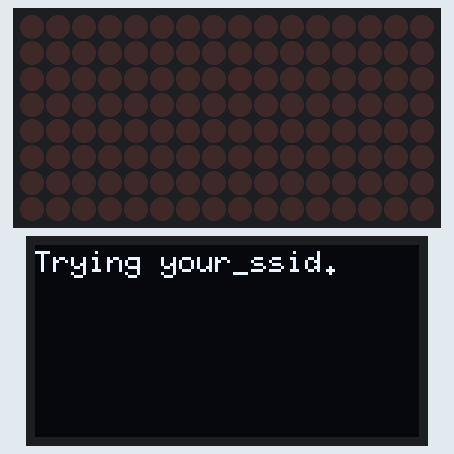
Bench run of a program on a simulated ESP8266 (NodeMCU). Shown: 16×8 LED matrix, 128×64 one-colour display. WiFi joins after 1.5 s; servers stay silent unless stated; what the program prints to the serial monitor is not drawn.

Above: at 0.1 s.
At 2.2 s:
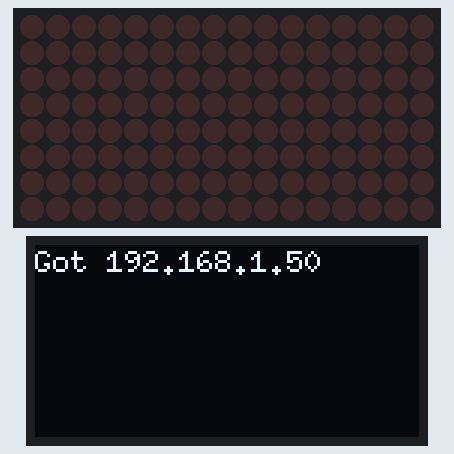

Measured:
- what the display in image 1 shows lasts 1.7 s, from 2.1 s to 3.8 s

The program:

main.cpp
```cpp
#include <Wire.h>
#include <SPI.h>
#include <U8g2lib.h>
#include <ESP8266WiFi.h>
#include <ESP8266HTTPClient.h>
#include <ArduinoJson.h>

// For LED stuff
#include <Adafruit_GFX.h>
#include "Adafruit_LEDBackpack.h"

#include <settings.h>

Adafruit_8x16minimatrix matrix = Adafruit_8x16minimatrix();

// Adafruit Feather ESP8266/32u4 Boards + FeatherWing OLED
//U8G2_SSD1306_128X32_UNIVISION_1_SW_I2C u8g2(U8G2_R0, /* clock=*/ SCL, /* data=*/ SDA, /* reset=*/ U8X8_PIN_NONE);

// Sweetpea esp210 + SSD1306
U8G2_SSD1306_128X64_NONAME_1_SW_I2C u8g2(U8G2_R0, 14, 2);

//
// Check data with: curl -s 'http://sl.se/api/sv/RealTime/GetDepartures/9163' | jq '.data.MetroGroups[].Departures[] | {time: .DisplayTime, stop: .StopPointNumber, dest: .Destination}'
//
String base_url = "http://sl.se/api/sv/RealTime/GetDepartures/";
String metro_station = "9163"; // 9163 == Bandhagen
String stop_point_number = "1661"; // 1661 == Bandhagen towards T-Centralen

int read_interval = 30000; // Read SL data every 30 sec
unsigned long last_read = -read_interval;

String top_dest = "";
String top_time = "";
String scroll_text = "";

inline int max(int a,int b) {return ((a)>(b)?(a):(b)); }
inline int min(int a,int b) {return ((a)<(b)?(a):(b)); }

int screen_width = 128;
int char_width = 0;
int char_height = 0;
int scroll_text_width = 0;
int x_scroll_pos = screen_width;

const int led_disp_width = 16;
const int led_char_width = 6;
int led_scroll_pos = led_disp_width;

void read_data() {
  Serial.println("Loading SL data...");
  HTTPClient http;
  http.begin(base_url + metro_station);
  int httpCode = http.GET();
  if(httpCode != HTTP_CODE_OK) {
    Serial.printf("Bad response code %d\n", httpCode);
    http.end();
    return;
  }

  String payload = http.getString();
  http.end();

  DynamicJsonBuffer jsonBuffer;
  JsonObject& root = jsonBuffer.parseObject(payload);
  if (!root.success()) {
    Serial.println("Could not parse JSON");
    return;
  }

  int groups = root["data"]["MetroGroups"].size();
  boolean first = true;
  scroll_text = "";

  for (int i = 0; i < groups; i++) {
    for (int j = 0; j < root["data"]["MetroGroups"][i]["Departures"].size(); j++) {
      String stop_point = root["data"]["MetroGroups"][i]["Departures"][j]["StopPointNumber"];
      String time = root["data"]["MetroGroups"][i]["Departures"][j]["DisplayTime"];
      String dest = root["data"]["MetroGroups"][i]["Departures"][j]["Destination"];
      dest.replace("Ä", "A");//"\xe4");
      dest.replace("ä", "a");//"\xe4");
      dest.replace("Å", "A");//"\xe4");
      dest.replace("å", "a");//"\xe4");
      dest.replace("Ö", "O");//"\xf6");
      dest.replace("ö", "o");//"\xf6");

      if (stop_point == stop_point_number) {
        if (first) {
          top_dest = dest;
          top_time = time;
          first = false;

        } else {
          scroll_text += dest + " " + time + "  ";
        }
      }
    }
  }
  scroll_text_width = scroll_text.length() * char_width;
  last_read = millis();
}

boolean tryWifi(String ssid, String pw) {
  WiFi.begin(ssid.c_str(), pw.c_str());
  int dots = 0;
  while (WiFi.status() != WL_CONNECTED) {
    dots++;
    if (dots > 10) {
      return false;
    }

    u8g2.firstPage();
    do {
      u8g2.setCursor(0, char_height);
      u8g2.print("Trying ");
      u8g2.print(ssid);

      for (int i = 0; i < dots; i++) {
        u8g2.print(".");
      }
    } while ( u8g2.nextPage() );
    delay(1000);
  }
  return true;
}

void setupWifi() {
  size_t num_wifis = (sizeof wifis / sizeof wifis[0]);
  int wifi_idx = 0;
  while (true) {
    if (tryWifi(wifis[wifi_idx][0], wifis[wifi_idx][1])) {
      break;
    }
    wifi_idx = (wifi_idx + 1) % num_wifis;
  }

  u8g2.firstPage();
  do {
    u8g2.setCursor(0, char_height);
    u8g2.print("Got ");
    u8g2.print(WiFi.localIP());
  } while ( u8g2.nextPage() );
  delay(1000);
}

void setup() {
  Serial.begin(115200);

  //Setup LED
  matrix.begin(0x70);
  matrix.clear();
  matrix.setTextSize(1);
  matrix.setTextWrap(false);
  matrix.setTextColor(LED_ON);
  matrix.setRotation(1);
  matrix.writeDisplay();
  matrix.setBrightness(5);

  //Setup OLED
  u8g2.begin();
  u8g2.setFont(u8g2_font_6x10_tf);
  char_height = 9;
  char_width = u8g2.getStrWidth("A") + 1;

  setupWifi();
  read_data();
  delay(500);
}

void display_data() {
  int chars_to_draw = (min(screen_width, screen_width - x_scroll_pos) / char_width) + 1;

  u8g2.setCursor(0, char_height);
  u8g2.print(top_dest);
  u8g2.setCursor(screen_width - u8g2.getStrWidth(top_time.c_str()), char_height);
  u8g2.print(top_time);

  int start_char = max(0, -x_scroll_pos / char_width);
  int pos = max(x_scroll_pos, x_scroll_pos + (start_char * char_width));

  u8g2.setCursor(pos, char_height * 2);
  u8g2.print(scroll_text.substring(start_char, start_char + chars_to_draw));
}

void display_leds() {
  String led_text = top_dest + " " + top_time;
  int width = led_text.length() * led_char_width;
  matrix.clear();
  matrix.setCursor(led_scroll_pos, 0);
  matrix.print(led_text);
  matrix.writeDisplay();

  led_scroll_pos--;
  if (led_scroll_pos < -width) {
    led_scroll_pos = led_disp_width;
  }
}

boolean scrolled_to_end() {
  return x_scroll_pos < -scroll_text_width;
}

void loop() {
  if (scrolled_to_end() && millis() > last_read + read_interval) {
    read_data();
    x_scroll_pos = screen_width;
  }

  u8g2.firstPage();
  do {
    display_data();
  } while ( u8g2.nextPage() );

  display_leds();
  x_scroll_pos--;
  delay(1);
}
```

settings_template.h
```cpp
// Copy to settings.h and update these with values suitable for your network.

String wifis[][2] = {
  {"your_ssid", "your_pw"}
// add more pairs if you have more wifis
};
```
